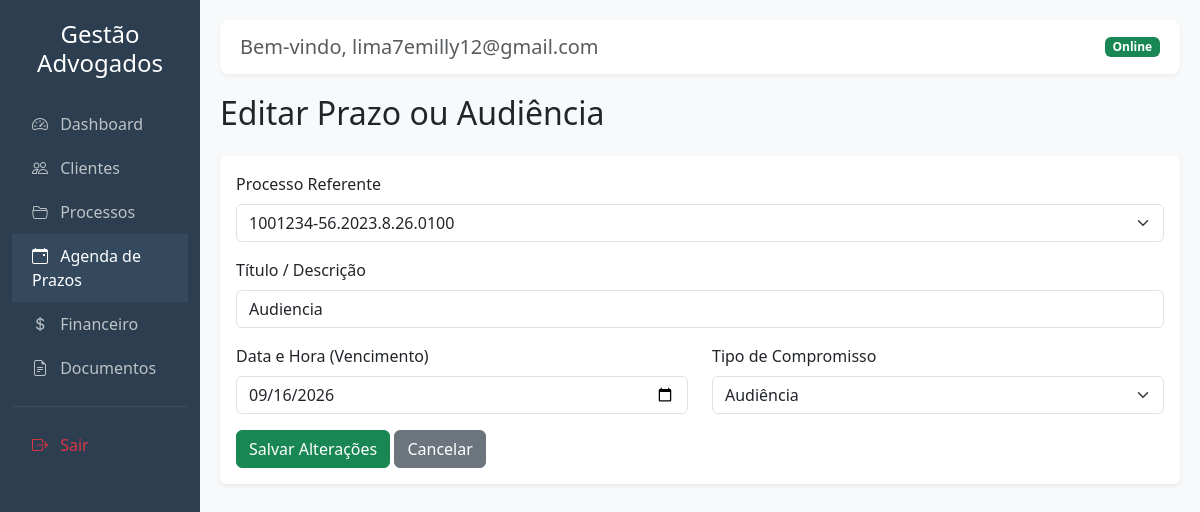
The app's page /prazos/editar/1 (signed in) with its own data.
### tables this page shows
CREATE TABLE prazos (
        id INTEGER PRIMARY KEY AUTOINCREMENT,
        processo_id INTEGER NOT NULL,
        titulo TEXT NOT NULL,
        data_vencimento DATE NOT NULL,
        tipo TEXT, -- audiencia, prazo_fatal
        concluido INTEGER DEFAULT 0, usuario_id INTEGER DEFAULT 1,
        FOREIGN KEY(processo_id) REFERENCES processos(id)
    );

CREATE TABLE processos (
        id INTEGER PRIMARY KEY AUTOINCREMENT,
        cliente_id INTEGER NOT NULL,
        numero_processo TEXT NOT NULL UNIQUE,
        tribunal TEXT,
        vara TEXT,
        parte_contraria TEXT,
        status TEXT,
        andamento_resumido TEXT,
        created_at DATETIME DEFAULT CURRENT_TIMESTAMP, usuario_id INTEGER DEFAULT 1,
        FOREIGN KEY(cliente_id) REFERENCES clientes(id)
    );

### app/controllers/PrazoController.php (called while the page is built, shortened)
<?php
class PrazoController {
    public function edit($id) {
        $pdo = getDB();
        $stmt = $pdo->prepare("SELECT * FROM prazos WHERE id = ? AND usuario_id = ?");
        $stmt->execute([$id, $_SESSION["user_id"]]);
        $prazo = $stmt->fetch();
        $stmt_p = $pdo->prepare("SELECT id, numero_processo FROM processos WHERE usuario_id = ? ORDER BY id DESC"); $stmt_p->execute([$_SESSION["user_id"]]); $processos = $stmt_p->fetchAll();
        require 'app/views/layout.php';
    }
}

### app/views/prazos/edit.php (the view, shortened to what this page needs)
<div class="mb-4">
    <h2>Editar Prazo ou Audiência</h2>
</div>
<div class="card shadow-sm border-0">
    <div class="card-body">
        <form method="POST" action="<?= BASE_URL ?>/prazos/editar/<?= $prazo['id'] ?>">
            <div class="row">
                <div class="col-md-12 mb-3">
                    <label class="form-label">Processo Referente</label>
                    <select name="processo_id" class="form-select" required>
                        <?php foreach($processos as $processo): ?>
                            <option value="<?= $processo['id'] ?>" <?= $processo['id'] == $prazo['processo_id'] ? 'selected' : '' ?>>
                                <?= htmlspecialchars($processo['numero_processo']) ?>
                            </option>
                        <?php endforeach; ?>
                    </select>
                </div>
                <div class="col-md-12 mb-3">
                    <label class="form-label">Título / Descrição</label>
                    <input type="text" name="titulo" class="form-control" required value="<?= htmlspecialchars($prazo['titulo']) ?>">
                </div>
                <div class="col-md-6 mb-3">
                    <label class="form-label">Data e Hora (Vencimento)</label>
                    <input type="date" name="data_vencimento" class="form-control" required value="<?= htmlspecialchars($prazo['data_vencimento']) ?>">
                </div>
                <div class="col-md-6 mb-3">
                    <label class="form-label">Tipo de Compromisso</label>
                    <select name="tipo" class="form-select">
                        <option value="Audiência" <?= $prazo['tipo'] == 'Audiência' ? 'selected' : '' ?>>Audiência</option>
                    </select>
                </div>
            </div>
            <button type="submit" class="btn btn-success">Salvar Alterações</button>
            <a href="<?= BASE_URL ?>/prazos" class="btn btn-secondary">Cancelar</a>
        </form>
    </div>
</div>

### app/views/layout.php (style rules this page uses)
body { font-family: 'Segoe UI', Tahoma, Geneva, Verdana, sans-serif; background-color: #f8f9fa; }

### records on screen
prazos: processo_id "1001234-56.2023.8.26.0100", titulo "Audiencia", data_vencimento "09/16/2026", tipo "Audiência"

### other values on screen
$_SESSION['email'] "lima7emilly12@gmail.com"
